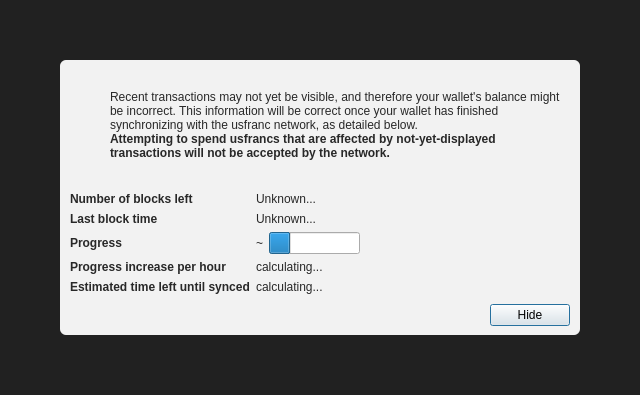
<?xml version="1.0" encoding="UTF-8"?>
<ui version="4.0">
 <class>ModalOverlay</class>
 <widget class="QWidget" name="ModalOverlay">
  <property name="geometry">
   <rect>
    <x>0</x>
    <y>0</y>
    <width>640</width>
    <height>395</height>
   </rect>
  </property>
  <property name="windowTitle">
   <string>Form</string>
  </property>
  <layout class="QVBoxLayout" name="verticalLayout" stretch="0">
   <property name="sizeConstraint">
    <enum>QLayout::SetDefaultConstraint</enum>
   </property>
   <property name="leftMargin">
    <number>0</number>
   </property>
   <property name="topMargin">
    <number>0</number>
   </property>
   <property name="rightMargin">
    <number>0</number>
   </property>
   <property name="bottomMargin">
    <number>0</number>
   </property>
   <item>
    <widget class="QWidget" name="bgWidget" native="true">
     <property name="styleSheet">
      <string notr="true">#bgWidget { background: rgba(0,0,0,220); }</string>
     </property>
     <layout class="QVBoxLayout" name="verticalLayoutMain" stretch="1">
      <property name="leftMargin">
       <number>60</number>
      </property>
      <property name="topMargin">
       <number>60</number>
      </property>
      <property name="rightMargin">
       <number>60</number>
      </property>
      <property name="bottomMargin">
       <number>60</number>
      </property>
      <item>
       <widget class="QWidget" name="contentWidget" native="true">
        <property name="styleSheet">
         <string notr="true">#contentWidget { background: rgba(255,255,255,240); border-radius: 6px; }

QLabel { color: rgb(40,40,40);  }</string>
        </property>
        <layout class="QVBoxLayout" name="verticalLayoutSub" stretch="1,0,0,0">
         <property name="spacing">
          <number>0</number>
         </property>
         <property name="leftMargin">
          <number>10</number>
         </property>
         <property name="topMargin">
          <number>10</number>
         </property>
         <property name="rightMargin">
          <number>10</number>
         </property>
         <property name="bottomMargin">
          <number>10</number>
         </property>
         <item>
          <layout class="QHBoxLayout" name="horizontalLayoutIconText" stretch="0,1">
           <property name="topMargin">
            <number>20</number>
           </property>
           <item>
            <layout class="QVBoxLayout" name="verticalLayoutIcon">
             <property name="leftMargin">
              <number>0</number>
             </property>
             <item>
              <widget class="QPushButton" name="warningIcon">
               <property name="enabled">
                <bool>false</bool>
               </property>
               <property name="text">
                <string/>
               </property>
               <property name="icon">
                <iconset>
                 <normaloff>:/icons/warning</normaloff>
                 <disabledoff>:/icons/warning</disabledoff>:/icons/warning</iconset>
               </property>
               <property name="iconSize">
                <size>
                 <width>48</width>
                 <height>48</height>
                </size>
               </property>
               <property name="flat">
                <bool>true</bool>
               </property>
              </widget>
             </item>
             <item>
              <spacer name="verticalSpacerWarningIcon">
               <property name="orientation">
                <enum>Qt::Vertical</enum>
               </property>
               <property name="sizeHint" stdset="0">
                <size>
                 <width>20</width>
                 <height>40</height>
                </size>
               </property>
              </spacer>
             </item>
            </layout>
           </item>
           <item>
            <layout class="QVBoxLayout" name="verticalLayoutInfoText">
             <property name="leftMargin">
              <number>0</number>
             </property>
             <property name="topMargin">
              <number>0</number>
             </property>
             <item>
              <widget class="QLabel" name="infoText">
               <property name="text">
                <string>Recent transactions may not yet be visible, and therefore your wallet's balance might be incorrect. This information will be correct once your wallet has finished synchronizing with the usfranc network, as detailed below.</string>
               </property>
               <property name="textFormat">
                <enum>Qt::RichText</enum>
               </property>
               <property name="wordWrap">
                <bool>true</bool>
               </property>
              </widget>
             </item>
             <item>
              <widget class="QLabel" name="infoTextStrong">
               <property name="font">
                <font>
                 <weight>75</weight>
                 <bold>true</bold>
                </font>
               </property>
               <property name="text">
                <string>Attempting to spend usfrancs that are affected by not-yet-displayed transactions will not be accepted by the network.</string>
               </property>
               <property name="textFormat">
                <enum>Qt::RichText</enum>
               </property>
               <property name="wordWrap">
                <bool>true</bool>
               </property>
              </widget>
             </item>
             <item>
              <spacer name="verticalSpacerInTextSpace">
               <property name="orientation">
                <enum>Qt::Vertical</enum>
               </property>
               <property name="sizeHint" stdset="0">
                <size>
                 <width>20</width>
                 <height>40</height>
                </size>
               </property>
              </spacer>
             </item>
            </layout>
           </item>
          </layout>
         </item>
         <item>
          <spacer name="verticalSpacerAfterText">
           <property name="orientation">
            <enum>Qt::Vertical</enum>
           </property>
           <property name="sizeHint" stdset="0">
            <size>
             <width>20</width>
             <height>40</height>
            </size>
           </property>
          </spacer>
         </item>
         <item>
          <layout class="QFormLayout" name="formLayout">
           <property name="fieldGrowthPolicy">
            <enum>QFormLayout::FieldsStayAtSizeHint</enum>
           </property>
           <property name="horizontalSpacing">
            <number>6</number>
           </property>
           <property name="verticalSpacing">
            <number>6</number>
           </property>
           <property name="topMargin">
            <number>10</number>
           </property>
           <item row="0" column="0">
            <widget class="QLabel" name="labelNumberOfBlocksLeft">
             <property name="font">
              <font>
               <weight>75</weight>
               <bold>true</bold>
              </font>
             </property>
             <property name="text">
              <string>Number of blocks left</string>
             </property>
            </widget>
           </item>
           <item row="0" column="1">
            <widget class="QLabel" name="numberOfBlocksLeft">
             <property name="text">
              <string>Unknown...</string>
             </property>
            </widget>
           </item>
           <item row="1" column="0">
            <widget class="QLabel" name="labelLastBlockTime">
             <property name="font">
              <font>
               <weight>75</weight>
               <bold>true</bold>
              </font>
             </property>
             <property name="text">
              <string>Last block time</string>
             </property>
            </widget>
           </item>
           <item row="1" column="1">
            <widget class="QLabel" name="newestBlockDate">
             <property name="sizePolicy">
              <sizepolicy hsizetype="Maximum" vsizetype="Preferred">
               <horstretch>0</horstretch>
               <verstretch>0</verstretch>
              </sizepolicy>
             </property>
             <property name="text">
              <string>Unknown...</string>
             </property>
            </widget>
           </item>
           <item row="2" column="0">
            <widget class="QLabel" name="labelSyncDone">
             <property name="font">
              <font>
               <weight>75</weight>
               <bold>true</bold>
              </font>
             </property>
             <property name="text">
              <string>Progress</string>
             </property>
            </widget>
           </item>
           <item row="2" column="1">
            <layout class="QHBoxLayout" name="horizontalLayoutSync" stretch="0,1">
             <item>
              <widget class="QLabel" name="percentageProgress">
               <property name="text">
                <string notr="true">~</string>
               </property>
              </widget>
             </item>
             <item>
              <widget class="QProgressBar" name="progressBar">
               <property name="value">
                <number>24</number>
               </property>
               <property name="format">
                <string/>
               </property>
              </widget>
             </item>
            </layout>
           </item>
           <item row="4" column="0">
            <widget class="QLabel" name="labelProgressIncrease">
             <property name="font">
              <font>
               <weight>75</weight>
               <bold>true</bold>
              </font>
             </property>
             <property name="text">
              <string>Progress increase per hour</string>
             </property>
            </widget>
           </item>
           <item row="4" column="1">
            <widget class="QLabel" name="progressIncreasePerH">
             <property name="text">
              <string>calculating...</string>
             </property>
            </widget>
           </item>
           <item row="5" column="0">
            <widget class="QLabel" name="labelEstimatedTimeLeft">
             <property name="font">
              <font>
               <weight>75</weight>
               <bold>true</bold>
              </font>
             </property>
             <property name="text">
              <string>Estimated time left until synced</string>
             </property>
            </widget>
           </item>
           <item row="5" column="1">
            <widget class="QLabel" name="expectedTimeLeft">
             <property name="text">
              <string>calculating...</string>
             </property>
            </widget>
           </item>
          </layout>
         </item>
         <item>
          <layout class="QHBoxLayout" name="horizontalLayoutButtons">
           <property name="leftMargin">
            <number>10</number>
           </property>
           <property name="topMargin">
            <number>10</number>
           </property>
           <item>
            <spacer name="horizontalSpacer">
             <property name="orientation">
              <enum>Qt::Horizontal</enum>
             </property>
             <property name="sizeHint" stdset="0">
              <size>
               <width>40</width>
               <height>20</height>
              </size>
             </property>
            </spacer>
           </item>
           <item>
            <widget class="QPushButton" name="closeButton">
             <property name="focusPolicy">
              <enum>Qt::StrongFocus</enum>
             </property>
             <property name="text">
              <string>Hide</string>
             </property>
             <property name="shortcut">
              <string>Esc</string>
             </property>
             <property name="default">
              <bool>true</bool>
             </property>
            </widget>
           </item>
          </layout>
         </item>
        </layout>
       </widget>
      </item>
     </layout>
    </widget>
   </item>
  </layout>
 </widget>
 <resources/>
 <connections/>
</ui>
